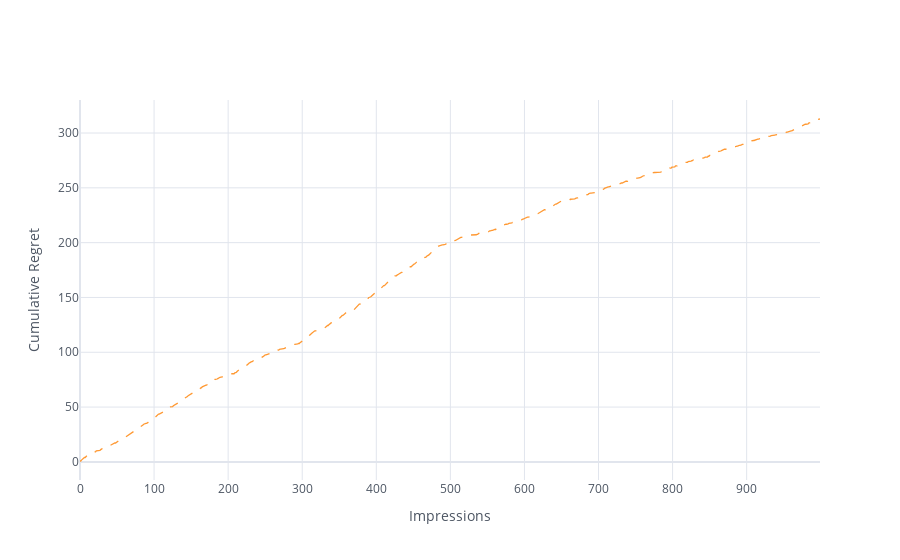

Write notebook code for a chart like this one.
### Code cell
import cufflinks as cf
cf.go_offline()
cf.set_config_file(offline=False, world_readable=True)

df_cbandits.iplot(dash = ['dash'],# 'solid', 'dashdot', 'dot'],
                  xTitle='Impressions', 
                  yTitle='Cumulative Regret')

### Figure 1 — Plotly figure (JSON) as saved in the notebook; plotly's stock layout.template omitted (floating-point values rounded to 4 significant figures; data arrays with more than 128 entries replaced by an {"elided": "..."} marker saying what was removed)
{"data": [{"line": {"color": "rgba(255, 153, 51, 1.0)", "dash": "dash", "shape": "linear", "width": 1.3}, "mode": "lines", "name": "dropout: 0.01", "text": "", "type": "scatter", "x": {"elided": "1000 int values"}, "y": {"elided": "1000 float values"}}], "layout": {"legend": {"bgcolor": "#FFFFFF", "font": {"color": "#4D5663"}}, "paper_bgcolor": "#FFFFFF", "plot_bgcolor": "#FFFFFF", "title": {"font": {"color": "#4D5663"}}, "xaxis": {"gridcolor": "#E1E5ED", "showgrid": true, "tickfont": {"color": "#4D5663"}, "title": {"font": {"color": "#4D5663"}, "text": "Impressions"}, "zerolinecolor": "#E1E5ED"}, "yaxis": {"gridcolor": "#E1E5ED", "showgrid": true, "tickfont": {"color": "#4D5663"}, "title": {"font": {"color": "#4D5663"}, "text": "Cumulative Regret"}, "zerolinecolor": "#E1E5ED"}}}
